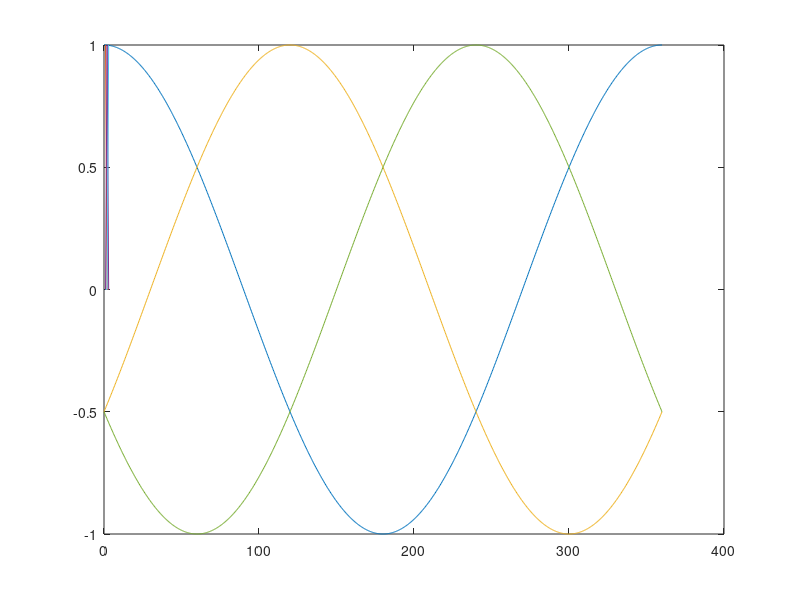
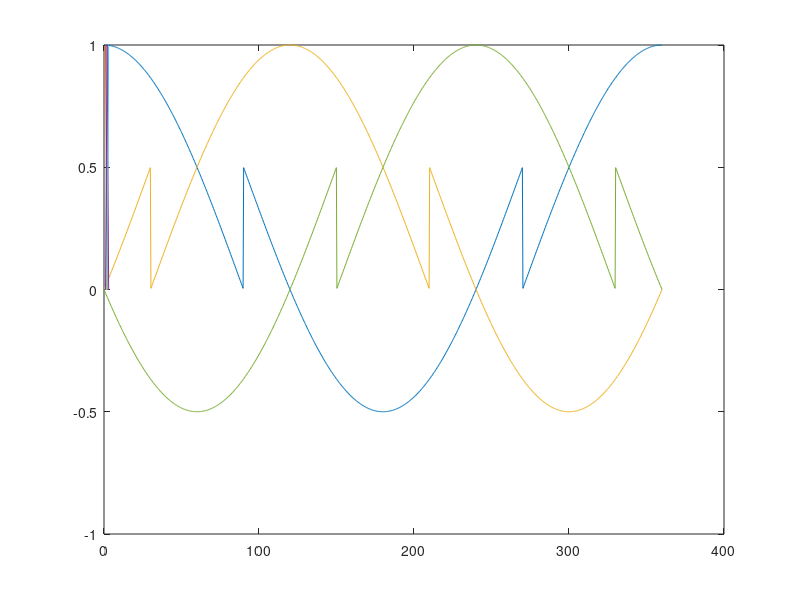
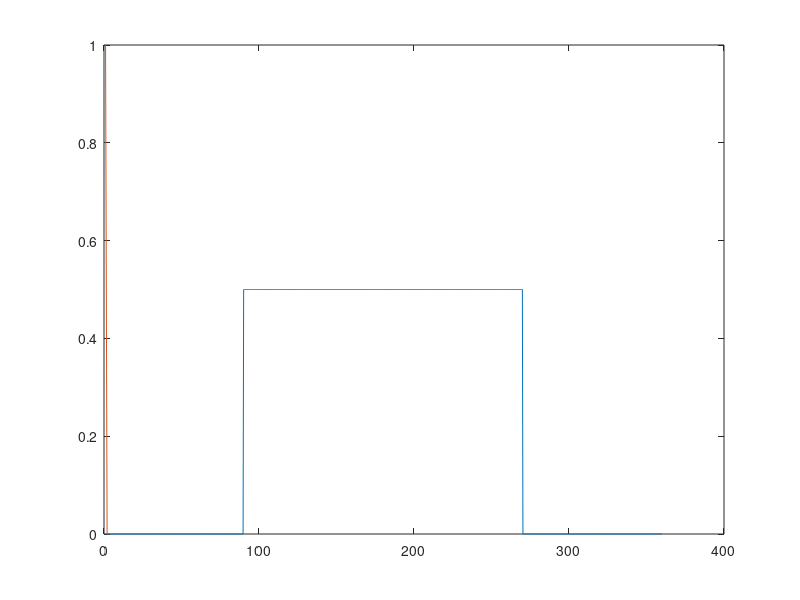

Write the MATLAB code that produced these figures, in order.
start=0;
stop=2*pi;

phase_fundamental= linspace(start,stop,1000)

phaseA= cos(phase_fundamental);
phaseB= cos(phase_fundamental-2*pi/3);
phaseC= cos(phase_fundamental-4*pi/3);

figure();
plot(phase_fundamental*180/pi,phaseA, Color=[1 0 0])
hold on 
plot(phase_fundamental*180/pi,phaseB, Color=[0 1 0])
hold on 
plot(phase_fundamental*180/pi,phaseC, Color=[0 0 1])
hold on 



A_inject=0*ones(size(phaseA));
A_inject(phaseA<0)=0.5;


B_inject=0*ones(size(phaseB));
B_inject(phaseB<0)=0.5;

C_inject=0*ones(size(phaseC));
C_inject(phaseC<0)=0.5;

figure()
plot(phase_fundamental*180/pi,phaseA+A_inject, Color=[1 0 0])
hold on 
plot(phase_fundamental*180/pi,phaseB+B_inject, Color=[0 1 0])
hold on 
plot(phase_fundamental*180/pi,phaseC+C_inject, Color=[0 0 1])
hold on 



figure()
plot(phase_fundamental*180/pi,A_inject, Color=[1 0 0])
hold on 
% plot(phase_fundamental*180/pi,B_inject, Color=[0 1 0])
% hold on 
% plot(phase_fundamental*180/pi,C_inject, Color=[0 0 1])
hold on 
